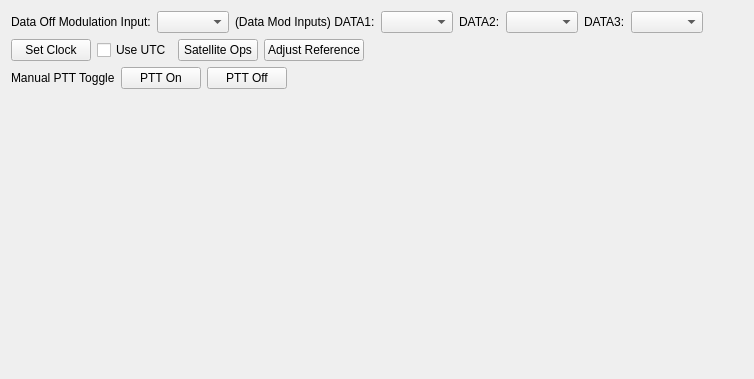
       <widget class="QWidget" name="radioSettings">
        <layout class="QVBoxLayout" name="verticalLayout_25">
         <item>
          <layout class="QHBoxLayout" name="horizontalLayout_30">
           <item>
            <widget class="QLabel" name="label_27">
             <property name="text">
              <string>Data Off Modulation Input:</string>
             </property>
            </widget>
           </item>
           <item>
            <widget class="QComboBox" name="modInputCombo">
             <property name="accessibleName">
              <string>Modulation Input</string>
             </property>
             <property name="accessibleDescription">
              <string>Transmit modulation source</string>
             </property>
             <property name="sizeAdjustPolicy">
              <enum>QComboBox::AdjustToContents</enum>
             </property>
            </widget>
           </item>
           <item>
            <widget class="QLabel" name="label_29">
             <property name="text">
              <string>(Data Mod Inputs) DATA1:</string>
             </property>
            </widget>
           </item>
           <item>
            <widget class="QComboBox" name="modInputData1Combo">
             <property name="accessibleName">
              <string>Data Modulation Input</string>
             </property>
             <property name="accessibleDescription">
              <string>Transmit Data-mode modulation input source</string>
             </property>
             <property name="sizeAdjustPolicy">
              <enum>QComboBox::AdjustToContents</enum>
             </property>
            </widget>
           </item>
           <item>
            <widget class="QLabel" name="modInputData2ComboText">
             <property name="text">
              <string>DATA2:</string>
             </property>
            </widget>
           </item>
           <item>
            <widget class="QComboBox" name="modInputData2Combo"/>
           </item>
           <item>
            <widget class="QLabel" name="modInputData3ComboText">
             <property name="text">
              <string>DATA3:</string>
             </property>
            </widget>
           </item>
           <item>
            <widget class="QComboBox" name="modInputData3Combo"/>
           </item>
           <item>
            <spacer name="horizontalSpacer_15">
             <property name="orientation">
              <enum>Qt::Horizontal</enum>
             </property>
             <property name="sizeHint" stdset="0">
              <size>
               <width>40</width>
               <height>20</height>
              </size>
             </property>
            </spacer>
           </item>
          </layout>
         </item>
         <item>
          <layout class="QHBoxLayout" name="horizontalLayout_31">
           <item>
            <widget class="QPushButton" name="setClockBtn">
             <property name="toolTip">
              <string>Press here to set the clock of the radio. The command will be sent to the radio when the seconds go to zero. </string>
             </property>
             <property name="text">
              <string>Set Clock</string>
             </property>
            </widget>
           </item>
           <item>
            <widget class="QCheckBox" name="useUTCChk">
             <property name="toolTip">
              <string>Check this box to set the radio's clock to UTC. Otherwise, the clock will be set to the local timezone of this computer. </string>
             </property>
             <property name="text">
              <string>Use UTC</string>
             </property>
            </widget>
           </item>
           <item>
            <widget class="QPushButton" name="satOpsBtn">
             <property name="text">
              <string>Satellite Ops</string>
             </property>
            </widget>
           </item>
           <item>
            <widget class="QPushButton" name="adjRefBtn">
             <property name="toolTip">
              <string>&lt;html&gt;&lt;head/&gt;&lt;body&gt;&lt;p&gt;Click here to adjust the frequency reference on the IC-9700.&lt;/p&gt;&lt;/body&gt;&lt;/html&gt;</string>
             </property>
             <property name="text">
              <string>Adjust Reference</string>
             </property>
            </widget>
           </item>
           <item>
            <spacer name="horizontalSpacer_16">
             <property name="orientation">
              <enum>Qt::Horizontal</enum>
             </property>
             <property name="sizeHint" stdset="0">
              <size>
               <width>40</width>
               <height>20</height>
              </size>
             </property>
            </spacer>
           </item>
          </layout>
         </item>
         <item>
          <layout class="QHBoxLayout" name="horizontalLayout_39">
           <property name="topMargin">
            <number>0</number>
           </property>
           <item>
            <widget class="QLabel" name="label_32">
             <property name="text">
              <string>Manual PTT Toggle</string>
             </property>
            </widget>
           </item>
           <item>
            <widget class="QPushButton" name="pttOnBtn">
             <property name="text">
              <string>PTT On</string>
             </property>
             <property name="shortcut">
              <string>Ctrl+S</string>
             </property>
            </widget>
           </item>
           <item>
            <widget class="QPushButton" name="pttOffBtn">
             <property name="text">
              <string>PTT Off</string>
             </property>
            </widget>
           </item>
           <item>
            <spacer name="horizontalSpacer_22">
             <property name="orientation">
              <enum>Qt::Horizontal</enum>
             </property>
             <property name="sizeHint" stdset="0">
              <size>
               <width>40</width>
               <height>20</height>
              </size>
             </property>
            </spacer>
           </item>
          </layout>
         </item>
         <item>
          <spacer name="verticalSpacer_3">
           <property name="orientation">
            <enum>Qt::Vertical</enum>
           </property>
           <property name="sizeHint" stdset="0">
            <size>
             <width>20</width>
             <height>279</height>
            </size>
           </property>
          </spacer>
         </item>
        </layout>
       </widget>
